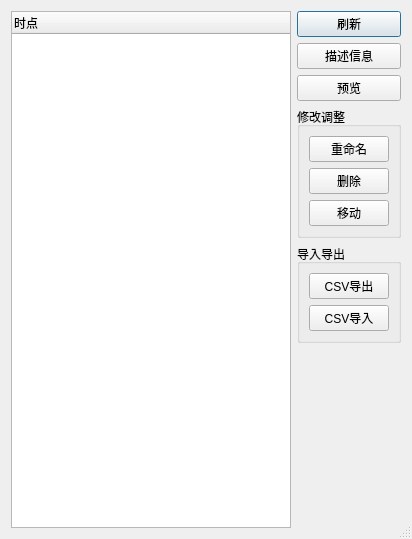
<?xml version="1.0" encoding="UTF-8"?>
<ui version="4.0">
 <class>RiskDBDlg</class>
 <widget class="QDialog" name="RiskDBDlg">
  <property name="geometry">
   <rect>
    <x>0</x>
    <y>0</y>
    <width>412</width>
    <height>539</height>
   </rect>
  </property>
  <property name="windowTitle">
   <string>风险数据库</string>
  </property>
  <property name="sizeGripEnabled">
   <bool>true</bool>
  </property>
  <layout class="QGridLayout" name="gridLayout">
   <item row="0" column="0" rowspan="6">
    <widget class="QTreeWidget" name="RiskDBTree">
     <property name="contextMenuPolicy">
      <enum>Qt::ActionsContextMenu</enum>
     </property>
     <property name="selectionMode">
      <enum>QAbstractItemView::ExtendedSelection</enum>
     </property>
     <column>
      <property name="text">
       <string>时点</string>
      </property>
     </column>
    </widget>
   </item>
   <item row="0" column="1">
    <widget class="QPushButton" name="UpdateButton">
     <property name="text">
      <string>刷新</string>
     </property>
    </widget>
   </item>
   <item row="1" column="1">
    <widget class="QPushButton" name="DescriptionButton">
     <property name="text">
      <string>描述信息</string>
     </property>
    </widget>
   </item>
   <item row="2" column="1">
    <widget class="QPushButton" name="ViewButton">
     <property name="text">
      <string>预览</string>
     </property>
    </widget>
   </item>
   <item row="3" column="1">
    <widget class="QGroupBox" name="AdjustGroupBox">
     <property name="title">
      <string>修改调整</string>
     </property>
     <layout class="QVBoxLayout" name="verticalLayout">
      <item>
       <widget class="QPushButton" name="RenameButton">
        <property name="text">
         <string>重命名</string>
        </property>
       </widget>
      </item>
      <item>
       <widget class="QPushButton" name="DeleteButton">
        <property name="text">
         <string>删除</string>
        </property>
       </widget>
      </item>
      <item>
       <widget class="QPushButton" name="MoveButton">
        <property name="text">
         <string>移动</string>
        </property>
       </widget>
      </item>
     </layout>
    </widget>
   </item>
   <item row="4" column="1">
    <widget class="QGroupBox" name="ImExportBox">
     <property name="title">
      <string>导入导出</string>
     </property>
     <layout class="QVBoxLayout" name="verticalLayout_2">
      <item>
       <widget class="QPushButton" name="CSVExportButton">
        <property name="text">
         <string>CSV导出</string>
        </property>
       </widget>
      </item>
      <item>
       <widget class="QPushButton" name="CSVImportButton">
        <property name="text">
         <string>CSV导入</string>
        </property>
       </widget>
      </item>
     </layout>
    </widget>
   </item>
   <item row="5" column="1">
    <spacer name="verticalSpacer">
     <property name="orientation">
      <enum>Qt::Vertical</enum>
     </property>
     <property name="sizeHint" stdset="0">
      <size>
       <width>20</width>
       <height>222</height>
      </size>
     </property>
    </spacer>
   </item>
  </layout>
 </widget>
 <resources/>
 <connections/>
</ui>
